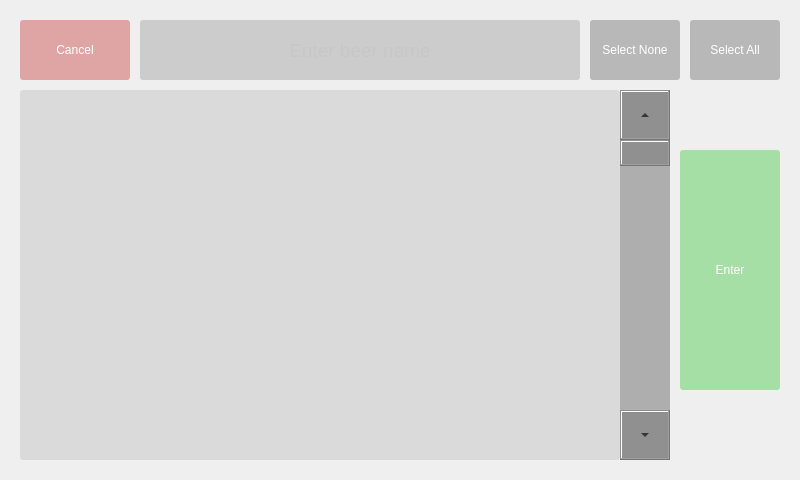
<?xml version="1.0" encoding="UTF-8"?>
<ui version="4.0">
 <class>OptionSelectDialog</class>
 <widget class="QDialog" name="OptionSelectDialog">
  <property name="windowModality">
   <enum>Qt::ApplicationModal</enum>
  </property>
  <property name="geometry">
   <rect>
    <x>0</x>
    <y>0</y>
    <width>800</width>
    <height>480</height>
   </rect>
  </property>
  <property name="windowTitle">
   <string>Dialog</string>
  </property>
  <property name="windowIcon">
   <iconset resource="../resources.qrc">
    <normaloff>:/images/Logo.png</normaloff>:/images/Logo.png</iconset>
  </property>
  <property name="styleSheet">
   <string notr="true">#centralwidget, QDialog
{
    background-image: url(:/images/Background1.png);
}

QPushButton
{
    color:rgb(200,200,200,200);
    background-color:rgb(180,180,180,100);
    border-radius:3;
}

QPushButton:checked
{
    color:rgb(200,200,200,200);
    background-color:rgb(140,140,250,100);
    border-radius:3;
}

QLabel
{
    color:rgb(200,200,200,200);
    background-color:rgb(150,150,150, 100);
    border-radius:3;
}

#scrollPane, #scrollPane2
{
    background-color:rgb(150,150,150, 60);
    border-radius:3;
}

QScrollBar:horizontal, QScrollBar:vertical
{
    height:50px;
    width:50px;
    background-color:rgb(120, 120, 120, 140);
}

QScrollBar::add-page:horizontal, QScrollBar::add-page:vertical, QScrollBar::sub-page:horizontal,QScrollBar::sub-page:vertical
{
    background:none;
}


QComboBox QAbstractItemView
{
    background-color: rgb(120, 120, 120);
    selection-background-color: rgb(90, 90, 90);
}
QComboBox
{
    background-color: rgb(120, 120, 120);
    min-height:34px;
    selection-background-color: rgb(90, 90, 90);
}
</string>
  </property>
  <property name="modal">
   <bool>true</bool>
  </property>
  <widget class="QPushButton" name="pushButton_Cancel">
   <property name="geometry">
    <rect>
     <x>20</x>
     <y>20</y>
     <width>110</width>
     <height>60</height>
    </rect>
   </property>
   <property name="focusPolicy">
    <enum>Qt::NoFocus</enum>
   </property>
   <property name="styleSheet">
    <string notr="true">color: rgb(255, 255, 255);
background-color: rgba(200, 50, 50, 100);
selection-color: rgb(255, 255, 0);</string>
   </property>
   <property name="text">
    <string>Cancel</string>
   </property>
   <property name="flat">
    <bool>false</bool>
   </property>
  </widget>
  <widget class="QLabel" name="label">
   <property name="geometry">
    <rect>
     <x>140</x>
     <y>20</y>
     <width>440</width>
     <height>60</height>
    </rect>
   </property>
   <property name="font">
    <font>
     <pointsize>14</pointsize>
    </font>
   </property>
   <property name="styleSheet">
    <string notr="true">color: rgb(199, 199, 199);</string>
   </property>
   <property name="text">
    <string>Enter beer name</string>
   </property>
   <property name="alignment">
    <set>Qt::AlignCenter</set>
   </property>
  </widget>
  <widget class="QPushButton" name="pushButton_Enter">
   <property name="geometry">
    <rect>
     <x>680</x>
     <y>150</y>
     <width>100</width>
     <height>240</height>
    </rect>
   </property>
   <property name="focusPolicy">
    <enum>Qt::NoFocus</enum>
   </property>
   <property name="styleSheet">
    <string notr="true">color: rgb(255, 255, 255);
background-color: rgba(50, 200, 50, 100);
selection-color: rgb(255, 255, 0);</string>
   </property>
   <property name="text">
    <string>Enter</string>
   </property>
   <property name="flat">
    <bool>false</bool>
   </property>
  </widget>
  <widget class="QPushButton" name="selectAllButton">
   <property name="geometry">
    <rect>
     <x>690</x>
     <y>20</y>
     <width>90</width>
     <height>60</height>
    </rect>
   </property>
   <property name="focusPolicy">
    <enum>Qt::NoFocus</enum>
   </property>
   <property name="styleSheet">
    <string notr="true">color: rgb(255, 255, 255);
background-color: rgba(100, 100, 100, 100);
selection-color: rgb(50, 50, 50);</string>
   </property>
   <property name="text">
    <string>Select All</string>
   </property>
  </widget>
  <widget class="QPushButton" name="selectNoneButton">
   <property name="geometry">
    <rect>
     <x>590</x>
     <y>20</y>
     <width>90</width>
     <height>60</height>
    </rect>
   </property>
   <property name="focusPolicy">
    <enum>Qt::NoFocus</enum>
   </property>
   <property name="styleSheet">
    <string notr="true">color: rgb(255, 255, 255);
background-color: rgba(100, 100, 100, 100);
selection-color: rgb(50, 50, 50);</string>
   </property>
   <property name="text">
    <string>Select None</string>
   </property>
  </widget>
  <widget class="QFrame" name="scrollPane">
   <property name="geometry">
    <rect>
     <x>20</x>
     <y>90</y>
     <width>600</width>
     <height>370</height>
    </rect>
   </property>
   <property name="frameShape">
    <enum>QFrame::NoFrame</enum>
   </property>
   <property name="frameShadow">
    <enum>QFrame::Plain</enum>
   </property>
  </widget>
  <widget class="QScrollBar" name="verticalScrollBar">
   <property name="geometry">
    <rect>
     <x>620</x>
     <y>90</y>
     <width>50</width>
     <height>370</height>
    </rect>
   </property>
   <property name="orientation">
    <enum>Qt::Vertical</enum>
   </property>
  </widget>
  <zorder>label</zorder>
  <zorder>pushButton_Cancel</zorder>
  <zorder>pushButton_Enter</zorder>
  <zorder>selectAllButton</zorder>
  <zorder>selectNoneButton</zorder>
  <zorder>scrollPane</zorder>
  <zorder>verticalScrollBar</zorder>
 </widget>
 <resources>
  <include location="../resources.qrc"/>
 </resources>
 <connections/>
</ui>
